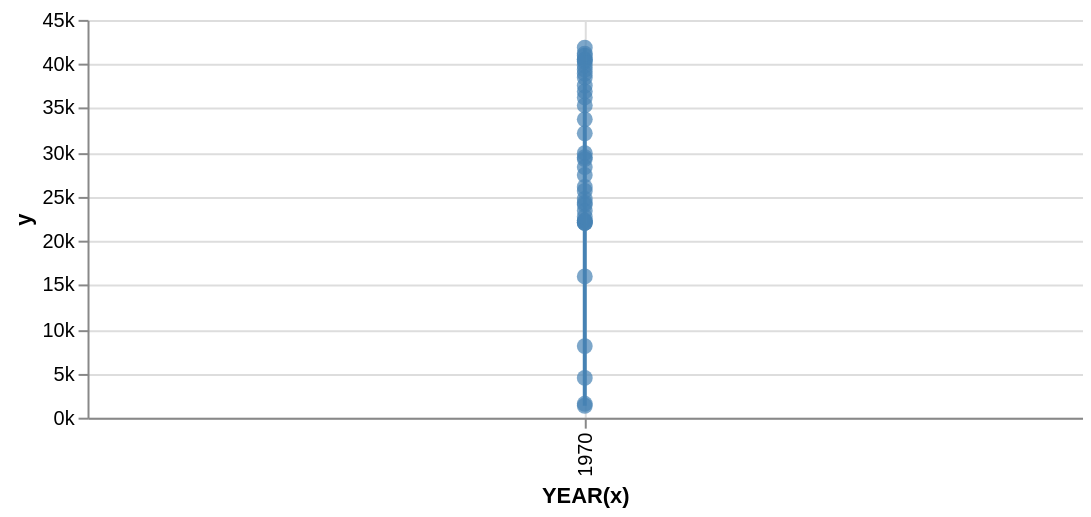

Express this chart as Vega-Lite.
### Vega specification from a JSON file in a GitHub repository (floating-point values rounded to 4 significant figures)
{"$schema": "http://vega.github.io/schema/vega/v3.0.json", "description": "The population of the German city of Falkensee over time", "autosize": "pad", "padding": 5, "data": [{"name": "source_0", "values": [{"year": 1875, "population": 1309}, {"year": 1890, "population": 1558}, {"year": 1910, "population": 4512}, {"year": 1925, "population": 8180}, {"year": 1933, "population": 15915}, {"year": 1939, "population": 24824}, {"year": 1946, "population": 28275}, {"year": 1950, "population": 29189}, {"year": 1964, "population": 29881}, {"year": 1971, "population": 26007}, {"year": 1981, "population": 24029}, {"year": 1985, "population": 23340}, {"year": 1989, "population": 22307}, {"year": 1990, "population": 22087}, {"year": 1991, "population": 22139}, {"year": 1992, "population": 22105}, {"year": 1993, "population": 22242}, {"year": 1994, "population": 22801}, {"year": 1995, "population": 24273}, {"year": 1996, "population": 25640}, {"year": 1997, "population": 27393}, {"year": 1998, "population": 29505}, {"year": 1999, "population": 32124}, {"year": 2000, "population": 33791}, {"year": 2001, "population": 35297}, {"year": 2002, "population": 36179}, {"year": 2003, "population": 36829}, {"year": 2004, "population": 37493}, {"year": 2005, "population": 38376}, {"year": 2006, "population": 39008}, {"year": 2007, "population": 39366}, {"year": 2008, "population": 39821}, {"year": 2009, "population": 40179}, {"year": 2010, "population": 40511}, {"year": 2011, "population": 40465}, {"year": 2012, "population": 40905}, {"year": 2013, "population": 41258}, {"year": 2014, "population": 41777}], "format": {"type": "json"}}, {"name": "data_0", "source": "source_0", "transform": [{"type": "formula", "expr": "toDate(datum[\"year\"])", "as": "year"}, {"type": "formula", "expr": "toNumber(datum[\"population\"])", "as": "population"}, {"type": "filter", "expr": "datum[\"year\"] !== null && !isNaN(datum[\"year\"]) && datum[\"population\"] !== null && !isNaN(datum[\"population\"])"}, {"type": "formula", "as": "year_year", "expr": "datetime(year(datum[\"year\"]), 0, 1, 0, 0, 0, 0)"}, {"type": "collect", "sort": {"field": "year_year", "order": "descending"}}]}, {"name": "data_1", "source": "source_0", "transform": [{"type": "formula", "expr": "toDate(datum[\"year\"])", "as": "year"}, {"type": "formula", "expr": "toNumber(datum[\"population\"])", "as": "population"}, {"type": "filter", "expr": "datum[\"year\"] !== null && !isNaN(datum[\"year\"]) && datum[\"population\"] !== null && !isNaN(datum[\"population\"])"}, {"type": "formula", "as": "year_year", "expr": "datetime(year(datum[\"year\"]), 0, 1, 0, 0, 0, 0)"}]}, {"name": "source_1", "values": [{"x": 1948, "y": 45000}, {"x": 1989, "y": 45000}], "format": {"type": "json", "parse": {"x": "date", "y": "number"}}, "transform": [{"type": "filter", "expr": "datum[\"x\"] !== null && !isNaN(datum[\"x\"]) && datum[\"y\"] !== null && !isNaN(datum[\"y\"])"}, {"type": "formula", "as": "year_x", "expr": "datetime(year(datum[\"x\"]), 0, 1, 0, 0, 0, 0)"}, {"type": "collect", "sort": {"field": "year_x", "order": "descending"}}]}, {"name": "source_2", "values": [{"x": 1933, "y": 45000}, {"x": 1945, "y": 45000}], "format": {"type": "json", "parse": {"x": "date", "y": "number"}}, "transform": [{"type": "filter", "expr": "datum[\"x\"] !== null && !isNaN(datum[\"x\"]) && datum[\"y\"] !== null && !isNaN(datum[\"y\"])"}, {"type": "formula", "as": "year_x", "expr": "datetime(year(datum[\"x\"]), 0, 1, 0, 0, 0, 0)"}, {"type": "collect", "sort": {"field": "year_x", "order": "descending"}}]}], "signals": [{"name": "width", "update": "max(layer_0_width, layer_1_width, layer_2_width)"}, {"name": "height", "update": "max(layer_0_height, layer_1_height, layer_2_height)"}, {"name": "layer_0_width", "update": "500"}, {"name": "layer_0_height", "update": "200"}, {"name": "layer_1_width", "update": "500"}, {"name": "layer_1_height", "update": "200"}, {"name": "layer_2_width", "update": "max(layer_2_layer_0_width, layer_2_layer_1_width)"}, {"name": "layer_2_height", "update": "max(layer_2_layer_0_height, layer_2_layer_1_height)"}, {"name": "layer_2_layer_0_width", "update": "500"}, {"name": "layer_2_layer_0_height", "update": "200"}, {"name": "layer_2_layer_1_width", "update": "500"}, {"name": "layer_2_layer_1_height", "update": "200"}, {"name": "unit", "value": {}, "on": [{"events": "mousemove", "update": "group()._id ? group() : unit"}]}], "marks": [{"name": "nested_main_group", "type": "group", "encode": {"update": {"width": {"signal": "width"}, "height": {"signal": "height"}, "fill": {"value": "transparent"}}}, "marks": [{"name": "layer_0_marks", "type": "area", "from": {"data": "source_1"}, "encode": {"update": {"x": {"scale": "x", "field": "year_x"}, "y": {"scale": "y", "field": "y"}, "y2": {"scale": "y", "value": 0}, "fill": {"value": "red"}, "opacity": {"value": 0.3}, "orient": {"value": "vertical"}}}, "clip": true}, {"name": "layer_1_marks", "type": "area", "from": {"data": "source_2"}, "encode": {"update": {"x": {"scale": "x", "field": "year_x"}, "y": {"scale": "y", "field": "y"}, "y2": {"scale": "y", "value": 0}, "fill": {"value": "black"}, "opacity": {"value": 0.3}, "orient": {"value": "vertical"}}}, "clip": true}, {"name": "layer_2_layer_0_marks", "type": "line", "from": {"data": "data_0"}, "encode": {"update": {"x": {"scale": "x", "field": "year_year"}, "y": {"scale": "y", "field": "population"}, "stroke": {"value": "steelblue"}}}, "clip": true}, {"name": "layer_2_layer_1_marks", "type": "symbol", "role": "pointOverlay", "from": {"data": "data_1"}, "encode": {"update": {"x": {"scale": "x", "field": "year_year"}, "y": {"scale": "y", "field": "population"}, "fill": {"value": "steelblue"}, "opacity": {"value": 0.7}}}, "clip": true}]}], "scales": [{"name": "x", "type": "time", "domain": {"fields": [{"data": "source_1", "field": "year_x"}, {"data": "source_2", "field": "year_x"}, {"data": "data_0", "field": "year_year"}, {"data": "data_1", "field": "year_year"}], "sort": true}, "range": [0, 500], "round": true, "nice": "year"}, {"name": "y", "type": "linear", "domain": {"fields": [{"data": "source_1", "field": "y"}, {"data": "source_2", "field": "y"}, {"data": "data_0", "field": "population"}, {"data": "data_1", "field": "population"}], "sort": true}, "range": [200, 0], "round": true, "nice": true, "zero": true}], "axes": [{"scale": "x", "orient": "bottom", "tickCount": 5, "title": "YEAR(x)", "zindex": 1, "encode": {"labels": {"update": {"text": {"signal": "timeFormat(datum.value, '%Y')"}, "angle": {"value": 270}, "align": {"value": "right"}, "baseline": {"value": "middle"}}}}}, {"scale": "x", "domain": false, "grid": true, "labels": false, "orient": "bottom", "tickCount": 5, "ticks": false, "zindex": 0, "gridScale": "y"}, {"scale": "y", "format": "s", "orient": "left", "title": "y", "zindex": 1}, {"scale": "y", "domain": false, "format": "s", "grid": true, "labels": false, "orient": "left", "ticks": false, "zindex": 0, "gridScale": "x"}]}
